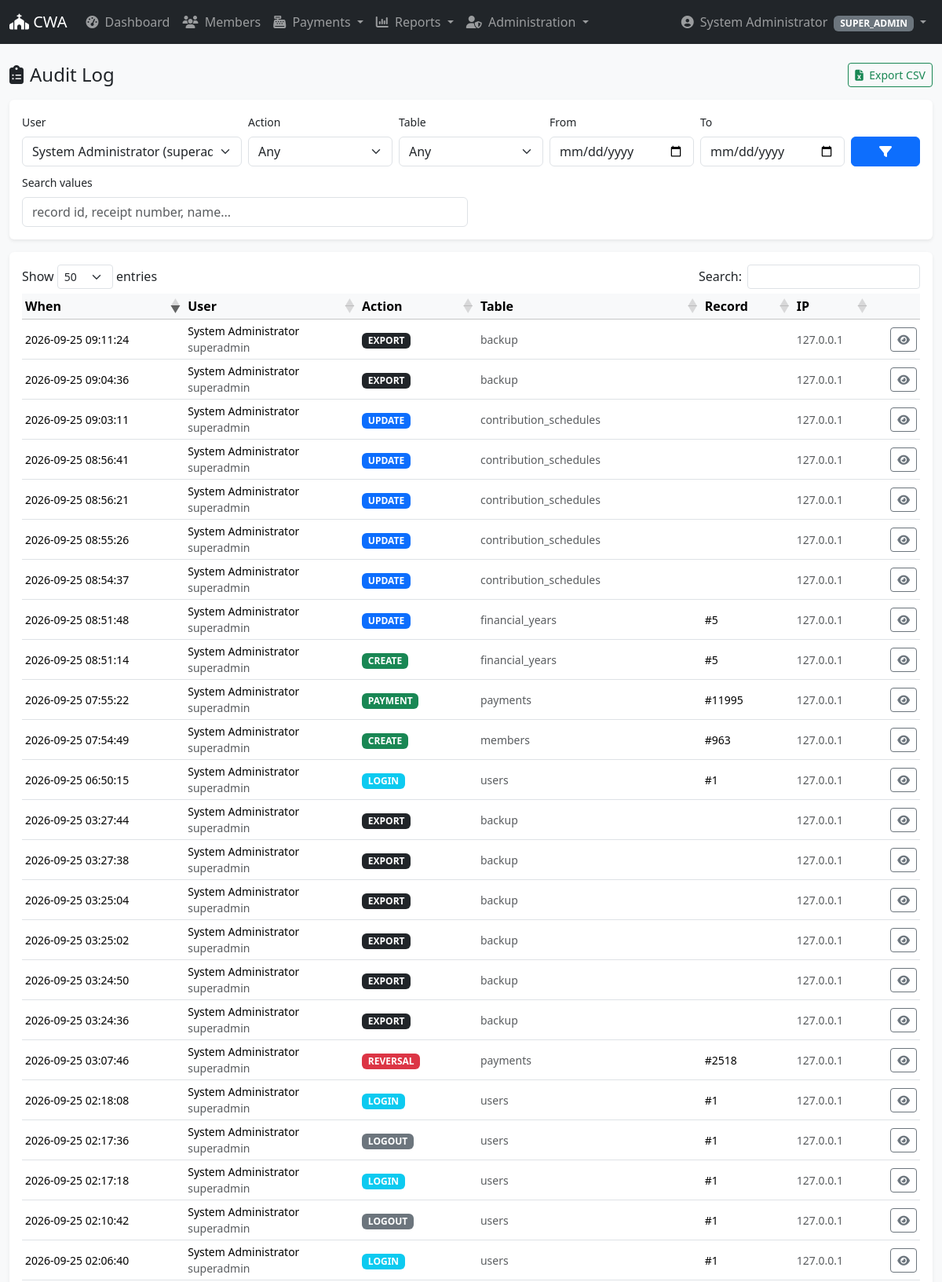
Page /admin/audit/index.php?user_id=1 (signed in, upper part) on the committed database.
### tables this page shows
CREATE TABLE `audit_logs` (
  `id` bigint(20) unsigned NOT NULL AUTO_INCREMENT,
  `user_id` int(10) unsigned DEFAULT NULL,
  `action` varchar(30) NOT NULL,
  `table_name` varchar(80) DEFAULT NULL,
  `record_id` bigint(20) unsigned DEFAULT NULL,
  `old_values` longtext DEFAULT NULL CHECK (json_valid(`old_values`)),
  `new_values` longtext DEFAULT NULL CHECK (json_valid(`new_values`)),
  `ip_address` varchar(45) DEFAULT NULL,
  `user_agent` varchar(255) DEFAULT NULL,
  `created_at` datetime NOT NULL DEFAULT current_timestamp(),
  PRIMARY KEY (`id`),
  KEY `idx_audit_user` (`user_id`),
  KEY `idx_audit_table` (`table_name`,`record_id`),
  KEY `idx_audit_action` (`action`),
  KEY `idx_audit_created` (`created_at`)
);

CREATE TABLE `users` (
  `id` int(10) unsigned NOT NULL AUTO_INCREMENT,
  `username` varchar(60) NOT NULL,
  `full_name` varchar(150) NOT NULL,
  `email` varchar(120) DEFAULT NULL,
  `phone` varchar(30) DEFAULT NULL,
  `password_hash` varchar(255) NOT NULL,
  `role_id` int(10) unsigned NOT NULL,
  `center_id` int(10) unsigned DEFAULT NULL,
  `jumuiya_id` int(10) unsigned DEFAULT NULL,
  `status` enum('ACTIVE','INACTIVE','LOCKED') NOT NULL DEFAULT 'ACTIVE',
  `last_login_at` datetime DEFAULT NULL,
  `created_at` datetime NOT NULL DEFAULT current_timestamp(),
  `updated_at` datetime NOT NULL DEFAULT current_timestamp() ON UPDATE current_timestamp(),
  PRIMARY KEY (`id`),
  UNIQUE KEY `username` (`username`),
  KEY `idx_users_role` (`role_id`),
  KEY `idx_users_center` (`center_id`),
  KEY `idx_users_jumuiya` (`jumuiya_id`),
  CONSTRAINT `fk_users_center` FOREIGN KEY (`center_id`) REFERENCES `centers` (`id`) ON DELETE SET NULL ON UPDATE CASCADE,
  CONSTRAINT `fk_users_jumuiya` FOREIGN KEY (`jumuiya_id`) REFERENCES `jumuiyas` (`id`) ON DELETE SET NULL ON UPDATE CASCADE,
  CONSTRAINT `fk_users_role` FOREIGN KEY (`role_id`) REFERENCES `roles` (`id`) ON UPDATE CASCADE
);

### classes/Db.php (called while the page is built, shortened)
<?php
class Db
{
    private static ?PDO $pdo = null;
    public static function conn(): PDO
    {
        if (self::$pdo === null) {
            $config = require __DIR__ . '/../config/config.php';
            $db = $config['db'];
            $dsn = "mysql:host={$db['host']};port={$db['port']};dbname={$db['database']};charset={$db['charset']}";
            self::$pdo = new PDO($dsn, $db['username'], $db['password'], [
                PDO::ATTR_ERRMODE            => PDO::ERRMODE_EXCEPTION,
                PDO::ATTR_DEFAULT_FETCH_MODE => PDO::FETCH_ASSOC,
                PDO::ATTR_EMULATE_PREPARES   => false,
            ]);
        }
        return self::$pdo;
    }
    public static function q(string $sql, array $params = []): PDOStatement
    {
        $st = self::conn()->prepare($sql);
        $st->execute($params);
        return $st;
    }
    public static function all(string $sql, array $p = []): array
    {
        return self::q($sql, $p)->fetchAll();
    }
}

### includes/helpers.php (called while the page is built, shortened)
<?php
function e(?string $v): string
{
    return htmlspecialchars((string)$v, ENT_QUOTES, 'UTF-8');
}

### admin/audit/index.php (the view, shortened to what this page needs)
<?php
$users   = Db::all("SELECT id, username, full_name FROM users ORDER BY full_name");
$f = [
    'user_id'    => (int)($_GET['user_id'] ?? 0) ?: null,
    'action'     => trim($_GET['action']     ?? ''),
    'table_name' => trim($_GET['table_name'] ?? ''),
    'from'       => trim($_GET['from']       ?? ''),
    'to'         => trim($_GET['to']         ?? ''),
    'q'          => trim($_GET['q']          ?? ''),
];
$sql = "SELECT a.*, u.full_name AS user_name, u.username
          FROM audit_logs a
          LEFT JOIN users u ON u.id = a.user_id
         WHERE 1 = 1";
$p = [];
if ($f['user_id']) {
    $sql .= " AND a.user_id = :uid";
    $p['uid'] = $f['user_id'];
}
$sql .= " ORDER BY a.id DESC LIMIT 2000";
$rows = Db::all($sql, $p);
require __DIR__ . '/../../templates/layout/header.php';
?>
<div class="d-flex justify-content-between align-items-center mb-3 no-print">
    <h4 class="mb-0"><i class="fa-solid fa-clipboard-list me-2"></i>Audit Log</h4>
    <a href="export.php?<?= http_build_query($_GET) ?>" class="btn btn-outline-success btn-sm">
        <i class="fa-solid fa-file-excel me-1"></i> Export CSV
    </a>
</div>
<form class="card shadow-sm border-0 mb-3 no-print" method="get">
    <div class="card-body row g-2 align-items-end">
        <div class="col-md-3">
            <label class="form-label small">User</label>
            <select name="user_id" class="form-select">
                <?php foreach ($users as $u): ?>
                    <option value="<?= (int)$u['id'] ?>" <?= $f['user_id'] == $u['id'] ? 'selected' : '' ?>>
                        <?= e($u['full_name']) ?> (<?= e($u['username']) ?>)
                    </option>
                <?php endforeach; ?>
            </select>
        </div>
        <div class="col-md-2">
            <label class="form-label small">Action</label>
            <select name="action" class="form-select">
                <option value="">Any</option>
            </select>
        </div>
        <div class="col-md-2">
            <label class="form-label small">Table</label>
            <select name="table_name" class="form-select">
                <option value="">Any</option>
            </select>
        </div>
        <div class="col-md-2">
            <label class="form-label small">From</label>
            <input type="date" name="from" class="form-control" value="<?= e($f['from']) ?>">
        </div>
        <div class="col-md-2">
            <label class="form-label small">To</label>
            <input type="date" name="to" class="form-control" value="<?= e($f['to']) ?>">
        </div>
        <div class="col-md-1 text-end">
            <button class="btn btn-primary w-100"><i class="fa-solid fa-filter"></i></button>
        </div>
        <div class="col-md-6">
            <label class="form-label small">Search values</label>
            <input name="q" class="form-control" value="<?= e($f['q']) ?>" placeholder="record id, receipt number, name...">
        </div>
    </div>
</form>
<div class="card shadow-sm border-0">
    <div class="card-body">
        <table id="tblAudit" class="table table-sm table-hover align-middle">
            <thead class="table-light">
                <tr>
                    <th>When</th>
                    <th>User</th>
                    <th>Action</th>
                    <th>Table</th>
                    <th>Record</th>
                    <th>IP</th>
                    <th></th>
                </tr>
            </thead>
            <tbody>
                <?php foreach ($rows as $r): ?>
                    <tr>
                        <td class="small"><?= e($r['created_at']) ?></td>
                        <td class="small">
                            <?= e($r['user_name'] ?? '—') ?>
                            <?php if (!empty($r['username'])): ?>
                                <div class="text-muted"><?= e($r['username']) ?></div>
                            <?php endif; ?>
                        </td>
                        <td>
                            <?php
                            $badge = match ($r['action']) {
                                'CREATE'    => 'success',
                                'UPDATE'    => 'primary',
                                'DELETE'    => 'danger',
                                'LOGIN'     => 'info',
                                'LOGOUT'    => 'secondary',
                                'PAYMENT'   => 'success',
                                'REVERSAL'  => 'danger',
                                'TRANSFER'  => 'warning',
                                'ADJUSTMENT' => 'warning',
                                'EXPORT'    => 'dark',
                                default     => 'secondary',
                            };
                            ?>
                            <span class="badge bg-<?= $badge ?>"><?= e($r['action']) ?></span>
                        </td>
                        <td class="small text-muted"><?= e($r['table_name'] ?? '') ?></td>
                        <td class="small"><?= $r['record_id'] ? '#' . (int)$r['record_id'] : '' ?></td>
                        <td class="small text-muted"><?= e($r['ip_address'] ?? '') ?></td>
                        <td class="text-end">
                            <a href="view.php?id=<?= (int)$r['id'] ?>" class="btn btn-sm btn-outline-secondary">
                                <i class="fa-solid fa-eye"></i>
                            </a>
                        </td>
                    </tr>
                <?php endforeach; ?>
            </tbody>
        </table>
    </div>
</div>
<?php require __DIR__ . '/../../templates/layout/footer.php'; ?>

### rows in the picture
audit_logs: created_at "2026-09-25 09:11:24", user.full_name "System Administrator", user.username "superadmin", action "EXPORT", table_name "backup", ip_address "127.0.0.1"
audit_logs: created_at "2026-09-25 09:04:36", user.full_name "System Administrator", user.username "superadmin", action "EXPORT", table_name "backup", ip_address "127.0.0.1"
audit_logs: created_at "2026-09-25 09:03:11", user.full_name "System Administrator", user.username "superadmin", action "UPDATE", table_name "contribution_schedules", ip_address "127.0.0.1"
audit_logs: created_at "2026-09-25 08:56:41", user.full_name "System Administrator", user.username "superadmin", action "UPDATE", table_name "contribution_schedules", ip_address "127.0.0.1"
audit_logs: created_at "2026-09-25 08:56:21", user.full_name "System Administrator", user.username "superadmin", action "UPDATE", table_name "contribution_schedules", ip_address "127.0.0.1"
audit_logs: created_at "2026-09-25 08:55:26", user.full_name "System Administrator", user.username "superadmin", action "UPDATE", table_name "contribution_schedules", ip_address "127.0.0.1"
audit_logs: created_at "2026-09-25 08:54:37", user.full_name "System Administrator", user.username "superadmin", action "UPDATE", table_name "contribution_schedules", ip_address "127.0.0.1"
audit_logs: created_at "2026-09-25 08:51:48", user.full_name "System Administrator", user.username "superadmin", action "UPDATE", table_name "financial_years", record "5", ip_address "127.0.0.1"
audit_logs: created_at "2026-09-25 08:51:14", user.full_name "System Administrator", user.username "superadmin", action "CREATE", table_name "financial_years", record "5", ip_address "127.0.0.1"
audit_logs: created_at "2026-09-25 07:55:22", user.full_name "System Administrator", user.username "superadmin", action "PAYMENT", table_name "payments", record "11995", ip_address "127.0.0.1"
audit_logs: created_at "2026-09-25 07:54:49", user.full_name "System Administrator", user.username "superadmin", action "CREATE", table_name "members", record "963", ip_address "127.0.0.1"
audit_logs: created_at "2026-09-25 06:50:15", user.full_name "System Administrator", user.username "superadmin", action "LOGIN", table_name "users", record "1", ip_address "127.0.0.1"
audit_logs: created_at "2026-09-25 03:27:44", user.full_name "System Administrator", user.username "superadmin", action "EXPORT", table_name "backup", ip_address "127.0.0.1"
audit_logs: created_at "2026-09-25 03:27:38", user.full_name "System Administrator", user.username "superadmin", action "EXPORT", table_name "backup", ip_address "127.0.0.1"
audit_logs: created_at "2026-09-25 03:25:04", user.full_name "System Administrator", user.username "superadmin", action "EXPORT", table_name "backup", ip_address "127.0.0.1"
audit_logs: created_at "2026-09-25 03:25:02", user.full_name "System Administrator", user.username "superadmin", action "EXPORT", table_name "backup", ip_address "127.0.0.1"
audit_logs: created_at "2026-09-25 03:24:50", user.full_name "System Administrator", user.username "superadmin", action "EXPORT", table_name "backup", ip_address "127.0.0.1"
audit_logs: created_at "2026-09-25 03:24:36", user.full_name "System Administrator", user.username "superadmin", action "EXPORT", table_name "backup", ip_address "127.0.0.1"
audit_logs: created_at "2026-09-25 03:07:46", user.full_name "System Administrator", user.username "superadmin", action "REVERSAL", table_name "payments", record "2518", ip_address "127.0.0.1"
audit_logs: created_at "2026-09-25 02:18:08", user.full_name "System Administrator", user.username "superadmin", action "LOGIN", table_name "users", record "1", ip_address "127.0.0.1"
audit_logs: created_at "2026-09-25 02:17:36", user.full_name "System Administrator", user.username "superadmin", action "LOGOUT", table_name "users", record "1", ip_address "127.0.0.1"
audit_logs: created_at "2026-09-25 02:17:18", user.full_name "System Administrator", user.username "superadmin", action "LOGIN", table_name "users", record "1", ip_address "127.0.0.1"
audit_logs: created_at "2026-09-25 02:10:42", user.full_name "System Administrator", user.username "superadmin", action "LOGOUT", table_name "users", record "1", ip_address "127.0.0.1"
audit_logs: created_at "2026-09-25 02:06:40", user.full_name "System Administrator", user.username "superadmin", action "LOGIN", table_name "users", record "1", ip_address "127.0.0.1"

### other values in the picture
$user['full_name'] "System Administrator"
$user['role_name'] "SUPER_ADMIN"
form field user_id "System Administrator (superadmin)"
